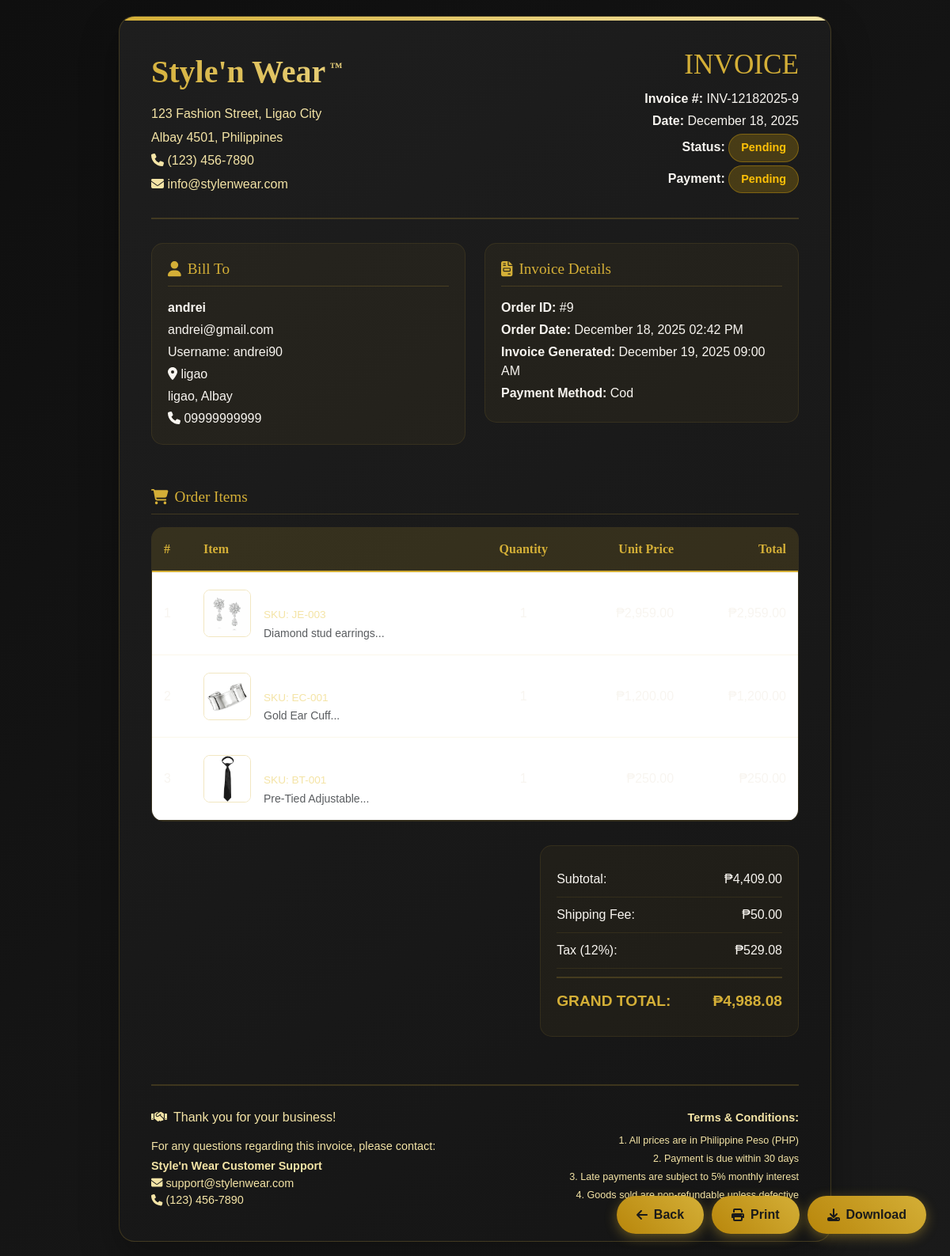
Page /Admin/invoice_view.php?id=9 (signed in) on the committed database.
### tables this page shows
CREATE TABLE `orders` (
  `order_id` int(11) NOT NULL,
  `user_id` int(11) NOT NULL,
  `shipping_address_id` int(11) DEFAULT NULL,
  `total_amount` decimal(12,2) NOT NULL DEFAULT 0.00,
  `currency` varchar(10) NOT NULL DEFAULT 'PHP',
  `status` enum('pending','paid','shipped','completed','cancelled') NOT NULL DEFAULT 'pending',
  `placed_at` timestamp NOT NULL DEFAULT current_timestamp(),
  `updated_at` timestamp NOT NULL DEFAULT current_timestamp() ON UPDATE current_timestamp()
);

CREATE TABLE `payments` (
  `payment_id` int(11) NOT NULL,
  `order_id` int(11) NOT NULL,
  `amount` decimal(12,2) NOT NULL,
  `method` varchar(50) NOT NULL,
  `status` varchar(30) NOT NULL DEFAULT 'pending',
  `transaction_ref` varchar(150) DEFAULT NULL,
  `paid_at` timestamp NULL DEFAULT NULL,
  `created_at` timestamp NOT NULL DEFAULT current_timestamp()
);

CREATE TABLE `users` (
  `user_id` int(11) NOT NULL,
  `fullname` varchar(100) NOT NULL,
  `username` varchar(50) NOT NULL,
  `password_hash` varchar(255) NOT NULL,
  `email` varchar(150) NOT NULL,
  `date_joined` timestamp NOT NULL DEFAULT current_timestamp()
);

CREATE TABLE `shipping_addresses` (
  `address_id` int(11) NOT NULL,
  `user_id` int(11) NOT NULL,
  `recipient_name` varchar(100) DEFAULT NULL,
  `address_line` varchar(255) NOT NULL,
  `city` varchar(100) DEFAULT NULL,
  `province` varchar(100) DEFAULT NULL,
  `postal_code` varchar(20) DEFAULT NULL,
  `phone` varchar(30) DEFAULT NULL,
  `created_at` timestamp NOT NULL DEFAULT current_timestamp()
);

CREATE TABLE `order_items` (
  `order_item_id` int(11) NOT NULL,
  `order_id` int(11) NOT NULL,
  `item_id` int(11) NOT NULL,
  `quantity` int(11) NOT NULL DEFAULT 1,
  `unit_price` decimal(10,2) NOT NULL,
  `subtotal` decimal(12,2) GENERATED ALWAYS AS (`unit_price` * `quantity`) STORED
);

CREATE TABLE `items` (
  `item_id` int(11) NOT NULL,
  `item_name` varchar(150) NOT NULL,
  `item_sku` varchar(50) DEFAULT NULL,
  `item_description` text DEFAULT NULL,
  `item_price` decimal(10,2) NOT NULL,
  `discount_price` decimal(10,2) DEFAULT NULL,
  `category_id` int(11) DEFAULT NULL,
  `is_on_sale` char(1) DEFAULT 'N' CHECK (`is_on_sale` in ('Y','N')),
  `stock` int(11) DEFAULT 0,
  `image_url` varchar(255) DEFAULT NULL,
  `date_added` timestamp NOT NULL DEFAULT current_timestamp()
);

### Admin/invoice_view.php (the view, shortened to what this page needs)
<?php
$invoice_id = intval($_GET['id']);
$host = 'localhost';
$dbname = 'stylenwear_db';
$username = 'root';
$password = '';
try {
    $conn = new PDO("mysql:host=$host;dbname=$dbname", $username, $password);
    $conn->setAttribute(PDO::ATTR_ERRMODE, PDO::ERRMODE_EXCEPTION);
} catch (PDOException $e) {
    die("Cannot connect to database");
}
$sql = "SELECT
            o.*,
            u.fullname,
            u.email,
            u.username,
            sa.recipient_name,
            sa.address_line,
            sa.city,
            sa.province,
            sa.postal_code,
            sa.phone,
            p.method as payment_method,
            p.status as payment_status
        FROM orders o
        JOIN users u ON o.user_id = u.user_id
        LEFT JOIN shipping_addresses sa ON o.shipping_address_id = sa.address_id
        LEFT JOIN payments p ON o.order_id = p.order_id
        WHERE o.order_id = ?";
$stmt = $conn->prepare($sql);
$stmt->execute([$invoice_id]);
$invoice = $stmt->fetch(PDO::FETCH_ASSOC);
$sql = "SELECT
            oi.*,
            i.item_name,
            i.item_description,
            i.image_url,
            i.item_sku
        FROM order_items oi
        JOIN items i ON oi.item_id = i.item_id
        WHERE oi.order_id = ?";
$stmt = $conn->prepare($sql);
$stmt->execute([$invoice_id]);
$items = $stmt->fetchAll(PDO::FETCH_ASSOC);
$subtotal = 0;
foreach ($items as $item) {
    $subtotal += $item['unit_price'] * $item['quantity'];
}
$tax = $subtotal * 0.12;
$shipping = 50.00;
$grand_total = $subtotal + $tax + $shipping;
$invoice_number = "INV-" . date('mdY', strtotime($invoice['placed_at'])) . "-" . $invoice_id;
function e($s) {
    return htmlspecialchars($s ?? '', ENT_QUOTES, 'UTF-8');
}
function getStatusBadge($status) {
    $classes = [
        'pending' => 'status-pending',
        'paid' => 'status-paid',
        'shipped' => 'status-shipped',
        'completed' => 'status-completed',
        'cancelled' => 'status-cancelled'
    ];
    return $classes[$status] ?? 'status-pending';
}
?>
<!DOCTYPE html>
<html lang="en">
<head>
    <link href="https://cdn.jsdelivr.net/npm/bootstrap@5.3.0/dist/css/bootstrap.min.css" rel="stylesheet">
    <link rel="stylesheet" href="https://cdnjs.cloudflare.com/ajax/libs/font-awesome/6.4.0/css/all.min.css">
</head>
<body>
    <div class="invoice-container">
        <div class="invoice-header">
            <div class="row">
                <div class="col-md-6">
                    <div class="company-logo">Style'n Wear</div>
                    <div class="company-info">
                        <p class="mb-1">123 Fashion Street, Ligao City</p>
                        <p class="mb-1">Albay 4501, Philippines</p>
                        <p class="mb-1"><i class="fas fa-phone"></i> (123) 456-7890</p>
                        <p class="mb-0"><i class="fas fa-envelope"></i> info@stylenwear.com</p>
                    </div>
                </div>
                <div class="col-md-6">
                    <h2 class="invoice-title">INVOICE</h2>
                    <div class="text-end">
                        <p class="mb-1"><strong>Invoice #:</strong> <?php echo e($invoice_number); ?></p>
                        <p class="mb-1"><strong>Date:</strong> <?php echo date('F d, Y', strtotime($invoice['placed_at'])); ?></p>
                        <p class="mb-1"><strong>Status:</strong>
                            <span class="status-badge <?php echo getStatusBadge($invoice['status']); ?>">
                                <?php echo ucfirst(e($invoice['status'])); ?>
                            </span>
                        </p>
                        <?php if (!empty($invoice['payment_status'])): ?>
                        <p class="mb-0"><strong>Payment:</strong>
                            <span class="status-badge status-<?php echo e($invoice['payment_status']); ?>">
                                <?php echo ucfirst(e($invoice['payment_status'])); ?>
                            </span>
                        </p>
                        <?php endif; ?>
                    </div>
                </div>
            </div>
        </div>
        <div class="row mb-4">
            <div class="col-md-6">
                <div class="info-card">
                    <h5 class="info-title"><i class="fas fa-user me-2"></i>Bill To</h5>
                    <p class="mb-1"><strong><?php echo e($invoice['fullname']); ?></strong></p>
                    <p class="mb-1"><?php echo e($invoice['email']); ?></p>
                    <p class="mb-1">Username: <?php echo e($invoice['username']); ?></p>
                    <?php if (!empty($invoice['address_line'])): ?>
                    <p class="mb-1"><i class="fas fa-map-marker-alt"></i> <?php echo e($invoice['address_line']); ?></p>
                    <p class="mb-1"><?php echo e($invoice['city'] . ', ' . $invoice['province']); ?></p>
                    <p class="mb-0"><i class="fas fa-phone"></i> <?php echo e($invoice['phone'] ?? 'N/A'); ?></p>
                    <?php endif; ?>
                </div>
            </div>
            <div class="col-md-6">
                <div class="info-card">
                    <h5 class="info-title"><i class="fas fa-file-invoice me-2"></i>Invoice Details</h5>
                    <p class="mb-1"><strong>Order ID:</strong> #<?php echo e($invoice['order_id']); ?></p>
                    <p class="mb-1"><strong>Order Date:</strong> <?php echo date('F d, Y h:i A', strtotime($invoice['placed_at'])); ?></p>
                    <p class="mb-1"><strong>Invoice Generated:</strong> <?php echo date('F d, Y h:i A'); ?></p>
                    <?php if (!empty($invoice['payment_method'])): ?>
                    <p class="mb-1"><strong>Payment Method:</strong> <?php echo ucfirst(e($invoice['payment_method'])); ?></p>
                    <?php endif; ?>
                </div>
            </div>
        </div>
        <h5 class="info-title mb-3"><i class="fas fa-shopping-cart me-2"></i>Order Items</h5>
        <div class="invoice-table">
            <div class="table-responsive">
                <table class="table mb-0">
                    <thead>
                        <tr>
                            <th width="50px">#</th>
                            <th>Item</th>
                            <th class="text-center">Quantity</th>
                            <th class="text-end">Unit Price</th>
                            <th class="text-end">Total</th>
                        </tr>
                    </thead>
                    <tbody>
                        <?php foreach ($items as $index => $item):
                            $item_total = $item['unit_price'] * $item['quantity'];
                        ?>
                        <tr>
                            <td><?php echo $index + 1; ?></td>
                            <td>
                                <div class="d-flex align-items-center">
                                    <?php if (!empty($item['image_url'])): ?>
                                    <img src="../<?php echo e($item['image_url']); ?>"
                                         alt="<?php echo e($item['item_name']); ?>"
                                         class="item-image me-3">
                                    <?php endif; ?>
                                    <div>
                                        <div class="item-name"><?php echo e($item['item_name']); ?></div>
                                        <div class="item-sku">SKU: <?php echo e($item['item_sku']); ?></div>
                                        <?php if (!empty($item['item_description'])): ?>
                                        <small class="text-muted"><?php echo e(substr($item['item_description'], 0, 100)); ?>...</small>
                                        <?php endif; ?>
                                    </div>
                                </div>
                            </td>
                            <td class="text-center"><?php echo e($item['quantity']); ?></td>
                            <td class="text-end">₱<?php echo number_format($item['unit_price'], 2); ?></td>
                            <td class="text-end text-gold">₱<?php echo number_format($item_total, 2); ?></td>
                        </tr>
                        <?php endforeach; ?>
                    </tbody>
                </table>
            </div>
        </div>
        <div class="row justify-content-end">
            <div class="col-md-5">
                <div class="totals-table">
                    <div class="totals-row">
                        <span>Subtotal:</span>
                        <span>₱<?php echo number_format($subtotal, 2); ?></span>
                    </div>
                    <div class="totals-row">
                        <span>Shipping Fee:</span>
                        <span>₱<?php echo number_format($shipping, 2); ?></span>
                    </div>
                    <div class="totals-row">
                        <span>Tax (12%):</span>
                        <span>₱<?php echo number_format($tax, 2); ?></span>
                    </div>
                    <div class="totals-row grand-total">
                        <span>GRAND TOTAL:</span>
                        <span class="text-gold">₱<?php echo number_format($grand_total, 2); ?></span>
                    </div>
                </div>
            </div>
        </div>
        <div class="invoice-footer">
            <div class="row">
                <div class="col-md-6">
                    <h6 class="text-gold mb-3"><i class="fas fa-handshake me-2"></i>Thank you for your business!</h6>
                    <p class="mb-1">For any questions regarding this invoice, please contact:</p>
                    <p class="mb-0"><strong>Style'n Wear Customer Support</strong></p>
                    <p class="mb-0"><i class="fas fa-envelope"></i> support@stylenwear.com</p>
                    <p class="mb-0"><i class="fas fa-phone"></i> (123) 456-7890</p>
                </div>
                <div class="col-md-6 text-end">
                    <p class="mb-2"><strong>Terms & Conditions:</strong></p>
                    <p class="mb-1 small">1. All prices are in Philippine Peso (PHP)</p>
                    <p class="mb-1 small">2. Payment is due within 30 days</p>
                    <p class="mb-1 small">3. Late payments are subject to 5% monthly interest</p>
                    <p class="mb-0 small">4. Goods sold are non-refundable unless defective</p>
                </div>
            </div>
        </div>
    </div>
    <div class="action-buttons">
        <a href="invoice_list.php" class="action-btn">
            <i class="fas fa-arrow-left"></i> Back
        </a>
        <button onclick="window.print()" class="action-btn">
            <i class="fas fa-print"></i> Print
        </button>
        <button onclick="downloadInvoice()" class="action-btn">
            <i class="fas fa-download"></i> Download
        </button>
    </div>
</body>
</html>

### rows in the picture
orders: placed_at "INV-12182025-9", placed_at "December 18, 2025", status "Pending", payments.status "Pending", user.fullname "andrei", user.email "andrei@gmail.com", user.username "andrei90", shipping_address.address_line "ligao", shipping_address.province "ligao, Albay", shipping_address.phone "09999999999", order_id "9", placed_at "December 18, 2025 02:42 PM", payments.method "Cod"
order_items: item.item_name (picture), item.item_sku "JE-003", item.item_description "Diamond stud earrings"
order_items: item.item_name (picture), item.item_sku "EC-001", item.item_description "Gold Ear Cuff"
order_items: item.item_name (picture), item.item_sku "BT-001", item.item_description "Pre-Tied Adjustable"

### other values in the picture
$subtotal "4,409.00"
$shipping "50.00"
$tax "529.08"
$grand_total "4,988.08"
